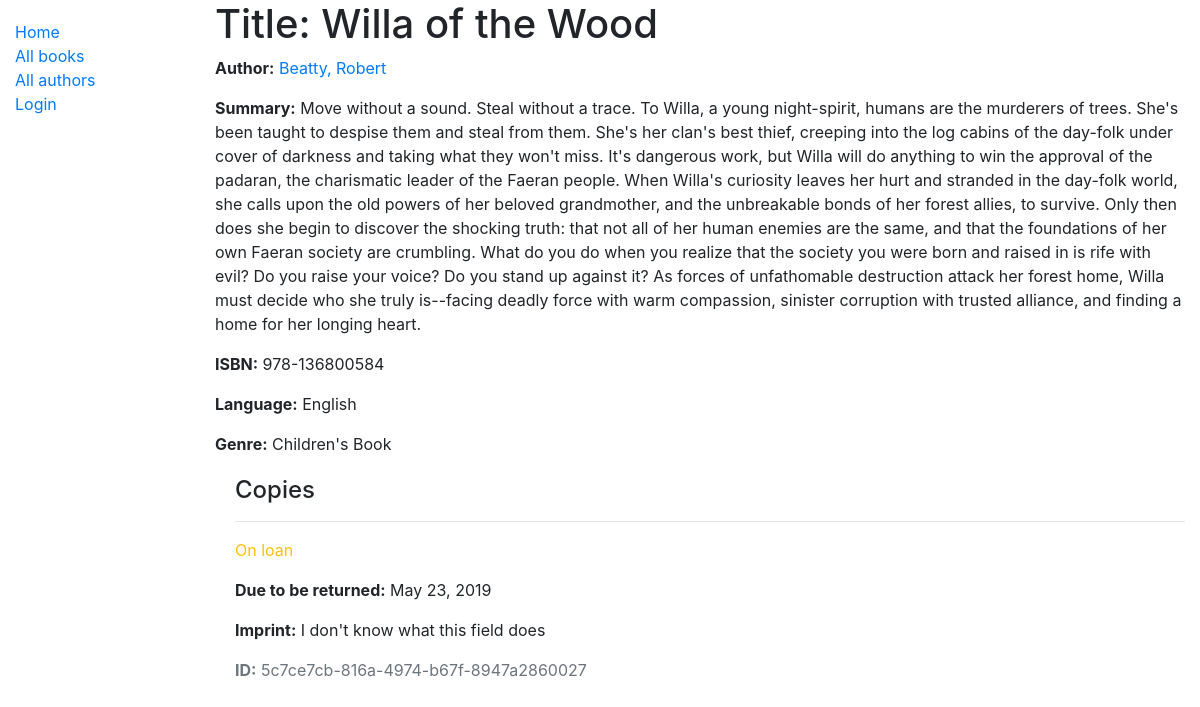
The page /catalog/book/5/ on the database as committed earlier.
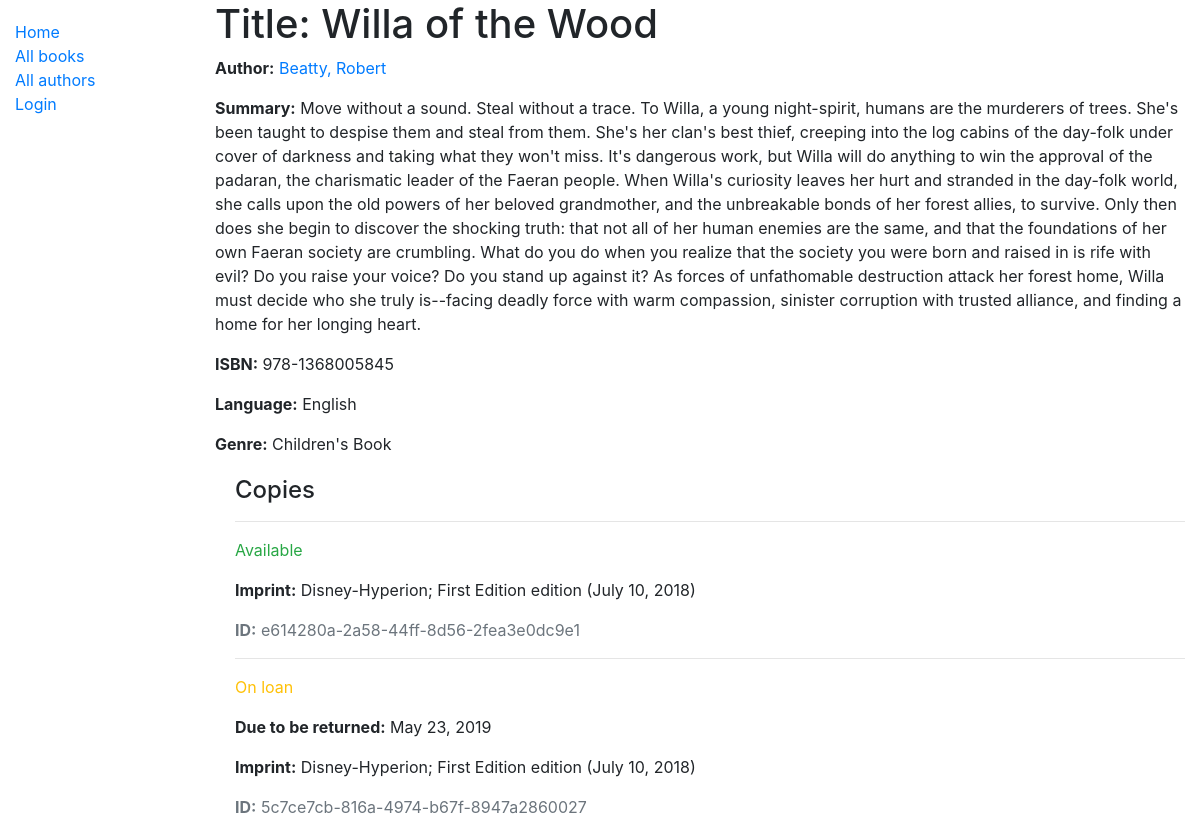
The same page on the database as committed later.
### catalog/models.py (models this page shows, shortened)
class Book(models.Model):
    title = models.CharField(max_length=200)
    subtitle = models.CharField(max_length=200, blank=True, null=True)
    author = models.ForeignKey('Author', on_delete=models.SET_NULL, null=True)
    summary = models.TextField(max_length=10000,
                               help_text='Enter a brief description of the book')
    isbn = models.CharField('ISBN', max_length=14,
                            help_text='13 Character <a href="https://www.isbn-international.org/content/what-isbn">ISBN number</a>')
    genre = models.ManyToManyField(Genre,
                                   help_text='Select a genre for this book')
    language = models.ForeignKey('Language', on_delete=models.SET_NULL, null=True)
    def display_genre(self):
        """Create a string for the Genre. This is required to display genre in Admin"""
        return ', '.join(genre.name for genre in self.genre.all()[:3])
    display_genre.short_description = 'genre'

class Genre(models.Model):
    name = models.CharField(max_length=200,
                            help_text='Enter a book genere (e.g. Science Fiction)')
    def __str__(self):
        return self.name

class BookInstance(models.Model):
    id = models.UUIDField(primary_key=True, default=uuid.uuid4,
                          help_text='Unique ID for this particular book across the whole library')
    book = models.ForeignKey('Book', on_delete=models.SET_NULL, null=True)
    imprint = models.CharField(max_length=200)
    borrower = models.ForeignKey(User, on_delete=models.SET_NULL, null=True, blank=True)
    due_back = models.DateField(null=True, blank=True)
    LOAN_STATUS = (
        ('m', 'Maintenance'),
        ('o', 'On loan'),
        ('a', 'Available'),
        ('r', 'Reserved'),
    )
    status = models.CharField(max_length=1, choices=LOAN_STATUS, blank=True,
                              default='m', help_text='Book availability')
    class Meta:
        ordering = ['due_back']
        permissions = (
            ('can_mark_returned', 'Set book as returned'),
        )

class Author(models.Model):
    first_name = models.CharField(max_length=100)
    last_name = models.CharField(max_length=100)
    date_of_birth = models.DateField(null=True, blank=True)
    date_of_death = models.DateField('Died', null=True, blank=True)
    class Meta:
        ordering = ['last_name', 'first_name']
    def __str__(self):
        return f'{self.last_name}, {self.first_name}'

class Language(models.Model):
    name = models.CharField(max_length=100, help_text='What language is this book written in')
    def __str__(self):
        return self.name

### catalog/views.py (the view)
# urls.py: path('book/<int:pk>/', views.BookDetailView.as_view(), name='book-detail'),
class BookDetailView(generic.DetailView):
    model = Book

### catalog/templates/catalog/book_detail.html (shortened to what this page needs)
{% extends 'base_generic.html' %}
{% block content %}
    <h1>Title: {{ book.title }}</h1>
    <p><strong>Author:</strong> <a href="{% url 'author-detail' book.author.pk %}">{{ book.author }}</a></p>
    <p><strong>Summary:</strong> {{ book.summary }}</p>
    <p><strong>ISBN:</strong> {{ book.isbn }}</p>
    <p><strong>Language:</strong> {{ book.language }}</p>
    <p><strong>Genre:</strong> {% for genre in book.genre.all %}
        {{ genre }}{% if not forloop.last %}, {% endif %}{% endfor %}</p>
    <div style="margin-left:20px; margin-top:20px;">
        <h4>Copies</h4>
        {% for copy in book.bookinstance_set.all %}
            <hr>
            <p class="{% if copy.status == 'a' %}text-success{% elif copy.status == 'm' %}text-danger{% else %}text-warning{% endif %}">{{ copy.get_status_display }}</p>
            {% if copy.status != 'a' %}
                <p><strong>Due to be returned:</strong> {{ copy.due_back }}</p>
            {% endif %}
            <p><strong>Imprint:</strong> {{ copy.imprint }}</p>
            <p class="text-muted"><strong>ID:</strong> {{ copy.id }}</p>
        {% endfor %}
    </div>
{% endblock content %}

Rows that differ between the two databases and show on the page:
changed Book "Willa of the Wood": isbn "978-136800584" → "978-1368005845"
added BookInstance: status "Available", imprint "Disney-Hyperion; First Edition edition (July 10, 2018)", id "e614280a-2a58-44ff-8d56-2fea3e0dc9e1"
changed BookInstance "On loan": imprint "I don't know what this field does" → "Disney-Hyperion; First Edition edition (July 10, 2018)"
